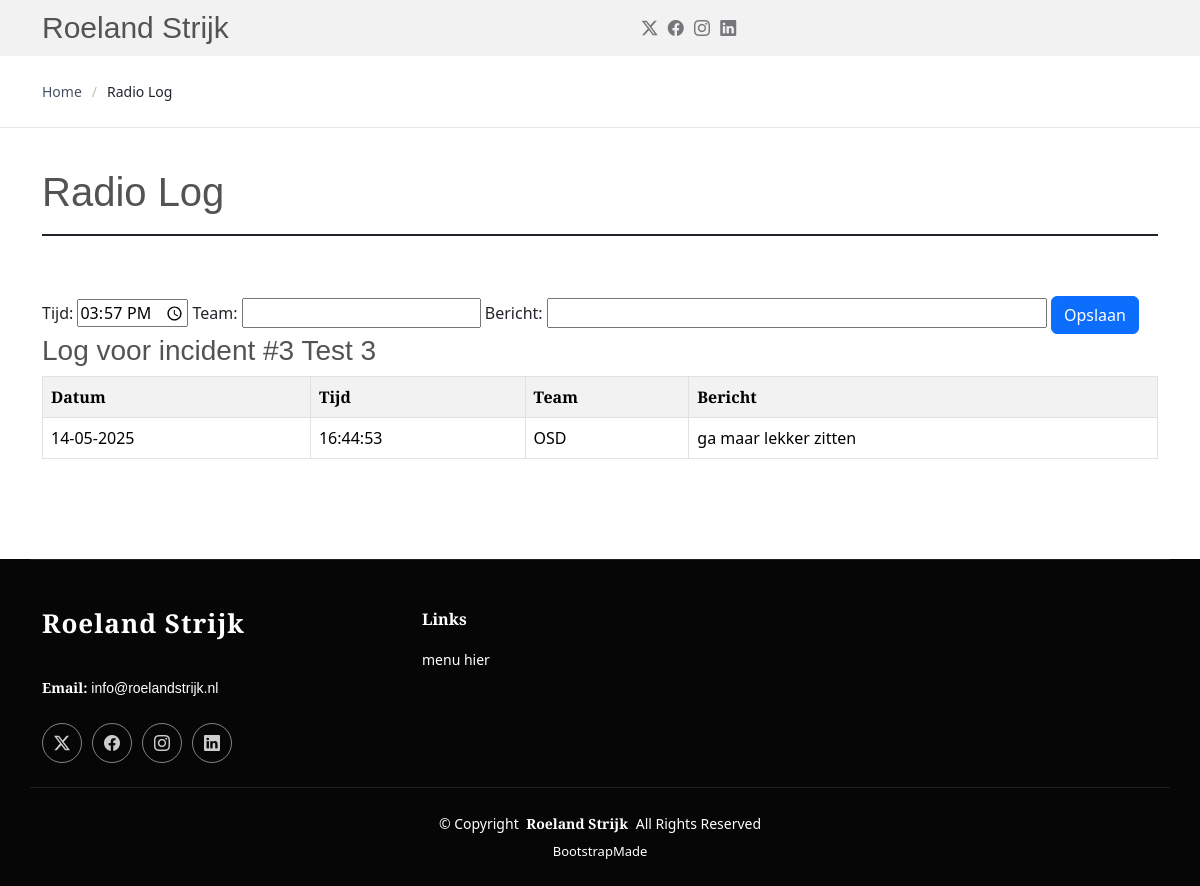
Before: /radiolog/logs with the older database file.
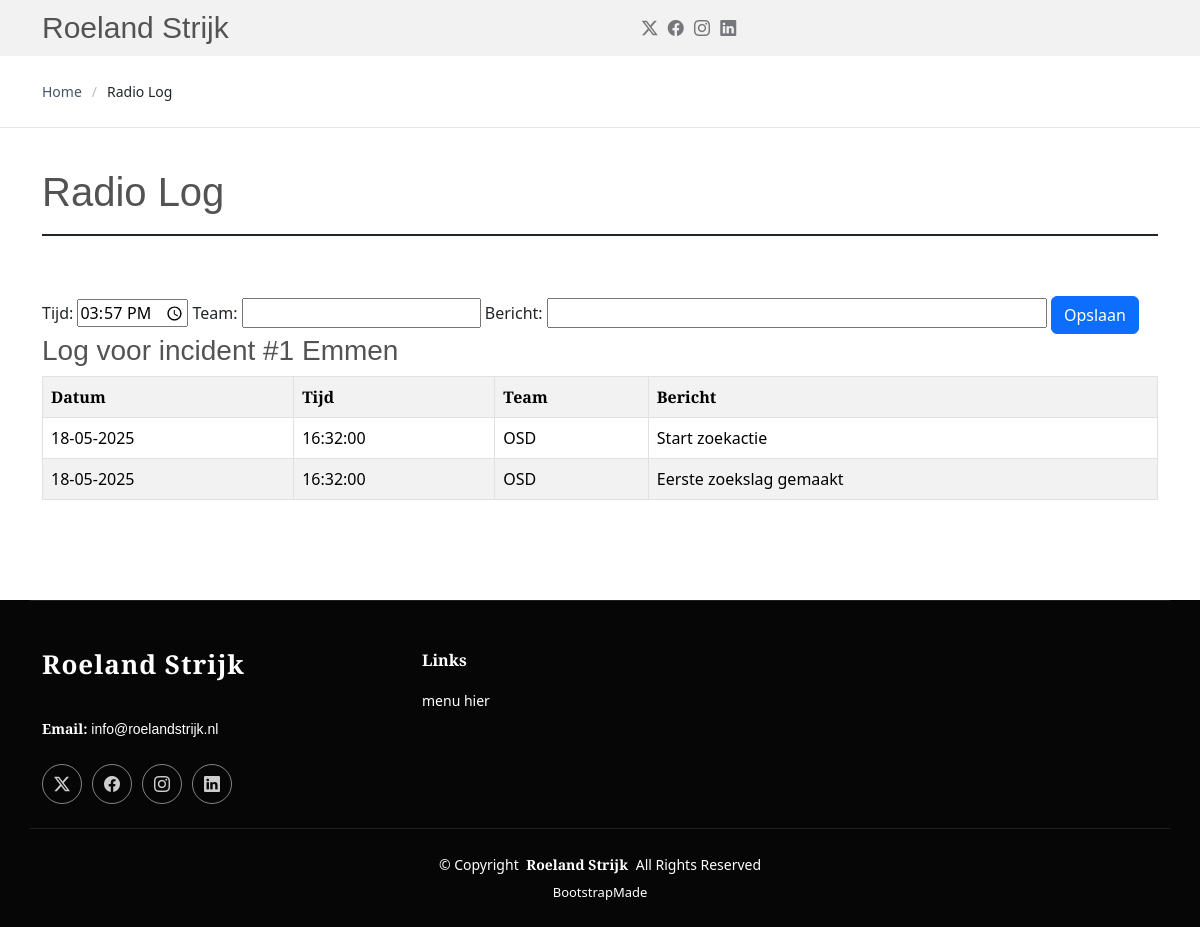
After: the same page with the newer database file.
### sarforms/models.py (models this page shows, shortened)
class Form133(models.Model):
    incident_nr = models.IntegerField(null=True, blank=True)
    incident_naam = models.CharField(max_length=30)
    datum = models.DateField()
    locatie = models.CharField(max_length=100)

class Form133Next(models.Model):
    incident_nr = models.IntegerField(null=True, blank=True)
    incident_naam = models.CharField(max_length=30, null=True, blank=True)
    locatie = models.CharField(max_length=100, null=True, blank=True)
    datum = models.DateField(null=True, blank=True)
    tijd = models.TimeField()
    team = models.CharField(max_length=50)
    bericht = models.CharField(max_length=100)

### sarforms/views.py (the view)
# urls.py: path('logs', views.radio_log_combined, name="form133next"),
def radio_log_combined(request):
    if request.method == "POST":
        form = Form133NextForm(request.POST)
        if form.is_valid():
            form.save()
    max_incident_nr = Form133.objects.aggregate(Max('incident_nr'))['incident_nr__max']
    logs = Form133Next.objects.filter(incident_nr=max_incident_nr).order_by('-datum', '-tijd')
    incidenten = Form133.objects.all()
    laatste = Form133.objects.last()
    form = Form133NextForm(initial={'incident_nr': max_incident_nr})
    context = {
        'form': form,
        'form133next': logs,
        'form133': incidenten,
        'laatste': laatste,
    }
    return render(request, 'radio_log_combined.html', context)

### sarforms/forms.py
class Form133NextForm(forms.ModelForm):
    class Meta:
        model = Form133Next
        fields = ['incident_nr', 'incident_naam', 'locatie', 'datum', 'tijd', 'team', 'bericht']
        widgets = {
            'datum': forms.HiddenInput(),
            'tijd': forms.TimeInput(format='%H:%M:%S', attrs={'type': 'time'}),
            'incident_nr': forms.HiddenInput(),
            'incident_naam': forms.HiddenInput(),
            'locatie': forms.HiddenInput(),
            'bericht': forms.TextInput(attrs={'style': 'width: 500px;'}),
            'team': forms.TextInput(),
        }
    def __init__(self, *args, **kwargs):
        super().__init__(*args, **kwargs)
        self.fields['datum'].initial = timezone.localdate()
        self.fields['tijd'].initial = timezone.localtime().strftime("%H:%M")
        try:
            laatste = Form133Next.objects.latest('id')
            self.fields['incident_naam'].initial = laatste.incident_naam
            self.fields['locatie'].initial = laatste.locatie
        except Form133Next.DoesNotExist:
            pass

### templates/radio_log_combined.html (shortened to what this page needs)
{% load static %}
<!DOCTYPE html>
<html lang="en">
<head>
  <link href="{% static 'assets/vendor/bootstrap/css/bootstrap.min.css' %}" rel="stylesheet">
  <link href="{% static 'assets/vendor/bootstrap-icons/bootstrap-icons.css' %}" rel="stylesheet">
  <link href="{% static 'assets/vendor/aos/aos.css' %}" rel="stylesheet">
  <link href="{% static 'assets/vendor/swiper/swiper-bundle.min.css' %}" rel="stylesheet">
  <link href="{% static 'assets/css/main.css' %}" rel="stylesheet">
</head>
<body class="index-page">
  <header id="header" class="header d-flex align-items-center sticky-top">
    <div class="container position-relative d-flex align-items-center justify-content-between">
      <a href="/" class="logo d-flex align-items-center me-auto me-xl-0">
        <h1 class="sitename">Roeland Strijk</h1>
      </a>
      <div class="header-social-links">
        <a href="https://x.com/RoelandStrijk" class="twitter"><i class="bi bi-twitter-x"></i></a>
        <a href="https://www.facebook.com/roeland.strijk.3/" class="facebook"><i class="bi bi-facebook"></i></a>
        <a href="#" class="instagram"><i class="bi bi-instagram"></i></a>
        <a href="https://www.linkedin.com/in/roeland-strijk-60bb3847/" class="linkedin"><i class="bi bi-linkedin"></i></a>
      </div>
    </div>
  </header>
  <main class="main">
    <div class="page-title">
      <div class="container d-lg-flex justify-content-between align-items-center">
        <nav class="breadcrumbs">
          <ol>
            <li><a href="/">Home</a></li>
            <li class="current">Radio Log</li>
          </ol>
        </nav>
      </div>
    </div>
    <section id="starter-section" class="starter-section section">
      <div class="container section-title" data-aos="fade-up">
        <div class="section-title-container d-flex align-items-center justify-content-between">
          <h2>Radio Log</h2>
        </div>
      </div>
      <div class="container section-title" data-aos="fade-up">
  <form method="post">
   {{ form.as_table }}
  <button type="submit" class="btn btn-primary">Opslaan</button>
</form>
 <div class="table-responsive-md">
    <h3>Log voor incident #{{ laatste.incident_nr }} {{ laatste.incident_naam }}</h3>
    <table border="1" class="table table-striped table-bordered">
        <tr>
            <th>Datum</th>
            <th>Tijd</th>
            <th>Team</th>
            <th>Bericht</th>
        </tr>
        {% for log in form133next%}
        <tr>
            <td>{{ log.datum|date:"d-m-Y"}}</td>
            <td>{{ log.tijd|date:"H:i:s"}}</td>
            <td>{{ log.team }}</td>
            <td>{{ log.bericht }}</td>
        </tr>
        {% empty %}
        <tr><td colspan="4">Geen logs gevonden.</td></tr>
        {% endfor %}
    </table>
  </div>
</div>
   </section>
  </main>
  <footer id="footer" class="footer dark-background">
    <div class="container footer-top">
      <div class="row gy-4">
        <div class="col-lg-4 col-md-6 footer-about">
          <a href="index.html" class="logo d-flex align-items-center">
            <span class="sitename">Roeland Strijk</span>
          </a>
          <div class="footer-contact pt-3">
            <p><strong>Email:</strong> <span>info@roelandstrijk.nl</span></p>
          </div>
          <div class="social-links d-flex mt-4">
        <a href="https://x.com/RoelandStrijk" class="twitter"><i class="bi bi-twitter-x"></i></a>
        <a href="https://www.facebook.com/roeland.strijk.3/" class="facebook"><i class="bi bi-facebook"></i></a>
        <a href="#" class="instagram"><i class="bi bi-instagram"></i></a>
        <a href="https://www.linkedin.com/in/roeland-strijk-60bb3847/" class="linkedin"><i class="bi bi-linkedin"></i></a>
          </div>
        </div>
        <div class="col-lg-2 col-md-3 footer-links">
          <h4>Links</h4>
          <ul>
        menu hier
          </ul>
        </div>
      </div>
    </div>
    <div class="container copyright text-center mt-4">
      <p>© <span>Copyright</span> <strong class="px-1 sitename">Roeland Strijk</strong> <span>All Rights Reserved</span></p>
      <div class="credits">
        <a href="https://bootstrapmade.com/" target="_blank">BootstrapMade</a>
      </div>
    </div>
  </footer>
</body>
</html>

### static/assets/css/main.css (style rules this page uses)
:root { --default-font: "EB Garamond", system-ui, -apple-system, "Segoe UI", Roboto, "Helvetica Neue", Arial, "Noto Sans", "Liberation Sans", sans-serif, "Apple Color Emoji", "Segoe UI Emoji", "Segoe UI Symbol", "Noto Color Emoji"; --heading-font: "EB Garamond", sans-serif; --nav-font: "Inter", sans-serif; }
:root { --background-color: #ffffff; --default-color: #212529; --heading-color: #535353; --accent-color: #465367; --surface-color: #ffffff; --contrast-color: #ffffff; }
:root { --nav-color: #6a6a6a; --nav-hover-color: #465367; --nav-mobile-background-color: #ffffff; --nav-dropdown-background-color: #ffffff; --nav-dropdown-color: #6a6a6a; --nav-dropdown-hover-color: #465367; }
.dark-background { --background-color: #060606; --default-color: #ffffff; --heading-color: #ffffff; --surface-color: #252525; --contrast-color: #ffffff; }
:root { scroll-behavior: smooth; }
body { color: var(--default-color); background-color: var(--background-color); font-family: var(--default-font); }
a { color: var(--accent-color); text-decoration: none; transition: 0.3s; }
h1, h2, h3, h4, h5, h6 { color: var(--heading-color); font-family: var(--heading-font); }
.header { --background-color: #f2f2f2; color: var(--default-color); background-color: var(--background-color); padding: 10px 0; transition: all 0.5s; z-index: 997; }
.header .logo { line-height: 1; }
.header .logo h1 { font-size: 30px; margin: 0; font-weight: 500; color: var(--heading-color); }
.header .header-social-links { padding-right: 15px; }
.header .header-social-links a { color: color-mix(in srgb, var(--default-color), transparent 40%); padding-left: 6px; display: inline-block; transition: 0.3s; font-size: 16px; }
.header .header-social-links a i { line-height: 0px; }
@media (max-width: 1200px) { .header .logo { order: 1; } }
@media (max-width: 1200px) { .header .header-social-links { order: 2; } }
.footer { color: var(--default-color); background-color: var(--background-color); font-size: 14px; position: relative; }
.footer .footer-top { padding-top: 50px; border-top: 1px solid color-mix(in srgb, var(--default-color), transparent 90%); }
.footer .footer-about .logo { line-height: 1; margin-bottom: 25px; }
.footer .footer-about .logo span { color: var(--heading-color); font-family: var(--heading-font); font-size: 26px; font-weight: 700; letter-spacing: 1px; }
.footer .footer-about p { font-size: 14px; font-family: var(--heading-font); }
.footer .social-links a { display: flex; align-items: center; justify-content: center; width: 40px; height: 40px; border-radius: 50%; border: 1px solid color-mix(in srgb, var(--default-color), transparent 50%); font-size: 16px; color: color-mix(in srgb, var(--default-color), transparent 20%); margin-right: 10px; transition: 0.3s; }
.footer h4 { font-size: 16px; font-weight: bold; position: relative; padding-bottom: 12px; }
.footer .footer-links { margin-bottom: 30px; }
.footer .footer-links ul { list-style: none; padding: 0; margin: 0; }
.footer .footer-contact p { margin-bottom: 5px; }
.footer .copyright { padding: 25px 0; border-top: 1px solid color-mix(in srgb, var(--default-color), transparent 90%); }
.footer .copyright p { margin-bottom: 0; }
.footer .credits { margin-top: 8px; font-size: 13px; }
.footer .credits a { color: var(--default-color); }
.page-title { color: var(--default-color); background-color: var(--background-color); padding: 25px 0; position: relative; border-bottom: 1px solid color-mix(in srgb, var(--default-color), transparent 90%); }
.page-title .breadcrumbs ol { display: flex; flex-wrap: wrap; list-style: none; padding: 0; margin: 0; font-size: 14px; font-weight: 400; }
.page-title .breadcrumbs ol li+li { padding-left: 10px; }
.page-title .breadcrumbs ol li+li::before { content: "/"; display: inline-block; padding-right: 10px; color: color-mix(in srgb, var(--default-color), transparent 70%); }
section, .section { color: var(--default-color); background-color: var(--background-color); padding: 40px 0; scroll-margin-top: 90px; overflow: clip; }
.section-title { margin-bottom: 60px; position: relative; }
.section-title .section-title-container { padding-bottom: 10px; border-bottom: 2px solid var(--default-color); }
.section-title h2 { font-size: 40px; font-weight: 0; }

Changed rows visible on the page:
removed Form133: incident_nr "3", incident_naam "Test 3"
removed Form133Next: datum "14-05-2025", tijd "16:44:53", team "OSD", bericht "ga maar lekker zitten"
added Form133: incident_nr "1", incident_naam "Emmen"
added Form133Next: datum "18-05-2025", tijd "16:32:00", team "OSD", bericht "Start zoekactie"
added Form133Next: datum "18-05-2025", tijd "16:32:00", team "OSD", bericht "Eerste zoekslag gemaakt"
